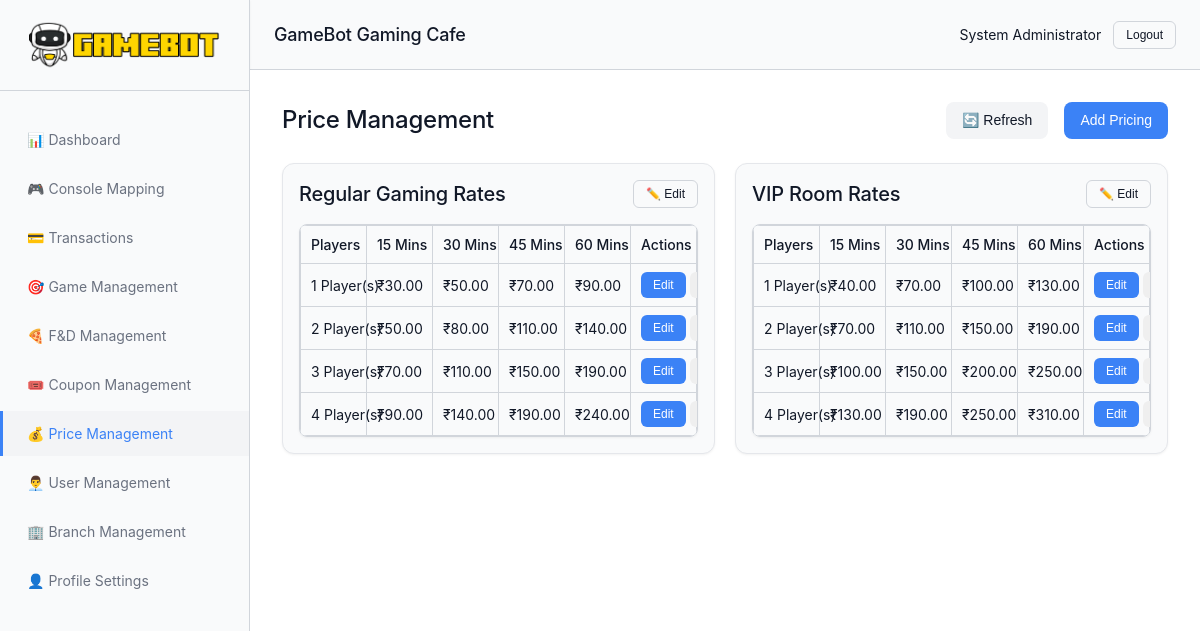
/pages/pricing.php (signed in), run on the app's committed database.
### tables this page shows
CREATE TABLE `users` (
  `id` int(11) NOT NULL,
  `full_name` varchar(255) NOT NULL,
  `username` varchar(100) NOT NULL,
  `email` varchar(255) NOT NULL,
  `phone` varchar(20) DEFAULT NULL,
  `password` varchar(255) NOT NULL,
  `role` enum('Admin','Manager','Staff') NOT NULL DEFAULT 'Staff',
  `branch_id` int(11) DEFAULT 1,
  `status` enum('Active','Inactive') NOT NULL DEFAULT 'Active',
  `created_at` timestamp NOT NULL DEFAULT current_timestamp(),
  `updated_at` timestamp NOT NULL DEFAULT current_timestamp() ON UPDATE current_timestamp()
);

CREATE TABLE `pricing` (
  `id` int(11) NOT NULL,
  `rate_type` enum('regular','vip') NOT NULL,
  `player_count` int(11) NOT NULL,
  `duration_15` decimal(10,2) DEFAULT NULL,
  `duration_30` decimal(10,2) DEFAULT NULL,
  `duration_45` decimal(10,2) DEFAULT NULL,
  `duration_60` decimal(10,2) DEFAULT NULL,
  `branch_id` int(11) DEFAULT 1,
  `updated_at` timestamp NOT NULL DEFAULT current_timestamp() ON UPDATE current_timestamp()
);

### config/auth.php (called while the page is built, shortened)
<?php
class Auth
{
    public static function check()
    {
        return isset($_SESSION['user_id']) && isset($_SESSION['user_email']);
    }
    public static function userId()
    {
        return $_SESSION['user_id'] ?? null;
    }
    public static function user()
    {
        $db = getDB();
        $userId = self::userId();
        $stmt = $db->prepare("SELECT id, full_name, username, email, phone, role, branch_id, status FROM users WHERE id = ? LIMIT 1");
        $stmt->bind_param("i", $userId);
        $stmt->execute();
        $result = $stmt->get_result();
        if ($result->num_rows > 0) {
            return $result->fetch_assoc();
        }
        return null;
    }
    public static function hasRole($role)
    {
        $userRole = $_SESSION['user_role'] ?? '';
        if ($role === 'Admin') {
            return $userRole === 'Admin';
        } elseif ($role === 'Manager') {
            return in_array($userRole, ['Admin', 'Manager']);
        } elseif ($role === 'Staff') {
            return in_array($userRole, ['Admin', 'Manager', 'Staff']);
        }
        return false;
    }
}

### pages/pricing.php (the view, shortened to what this page needs)
<?php
$currentPage = 'pricing';
require_once __DIR__ . '/../includes/header.php';
$db = getDB();
$regularPricing = [];
$vipPricing = [];
$stmt = $db->prepare("SELECT * FROM pricing WHERE rate_type = 'regular' ORDER BY player_count ASC");
$stmt->execute();
$result = $stmt->get_result();
while ($row = $result->fetch_assoc()) {
    $regularPricing[] = $row;
}
$stmt = $db->prepare("SELECT * FROM pricing WHERE rate_type = 'vip' ORDER BY player_count ASC");
$stmt->execute();
$result = $stmt->get_result();
while ($row = $result->fetch_assoc()) {
    $vipPricing[] = $row;
}
?>
<section id="price-management" class="content-section active">
    <div class="section-header">
        <h2 class="section-title">Price Management</h2>
        <div class="header-actions">
            <button id="refresh-pricing-btn" class="btn btn--secondary">🔄 Refresh</button>
            <?php if (Auth::hasRole('Admin') || Auth::hasRole('Manager')): ?>
                <button id="add-pricing-btn" class="btn btn--primary">Add Pricing</button>
            <?php endif; ?>
        </div>
    </div>
    <div class="pricing-management-grid" id="pricing-grid">
        <div class="card">
            <div class="card__body">
                <div class="pricing-section-header">
                    <h3>Regular Gaming Rates</h3>
                    <button class="btn btn--sm btn--outline" onclick="editRegularRates()">✏️ Edit</button>
                </div>
                <div class="pricing-table">
                    <table class="data-table">
                        <thead>
                            <tr>
                                <th>Players</th>
                                <th>15 Mins</th>
                                <th>30 Mins</th>
                                <th>45 Mins</th>
                                <th>60 Mins</th>
                                <th>Actions</th>
                            </tr>
                        </thead>
                        <tbody id="regular-pricing">
                            <?php foreach ($regularPricing as $rate): ?>
                                <tr>
                                    <td><?php echo $rate['player_count']; ?> Player(s)</td>
                                    <td>₹<?php echo number_format($rate['duration_15'], 2); ?></td>
                                    <td>₹<?php echo number_format($rate['duration_30'], 2); ?></td>
                                    <td>₹<?php echo number_format($rate['duration_45'], 2); ?></td>
                                    <td>₹<?php echo number_format($rate['duration_60'], 2); ?></td>
                                    <td>
                                        <?php if (Auth::hasRole('Admin') || Auth::hasRole('Manager')): ?>
                                            <button class="btn btn--sm btn--primary" onclick="editPricingEntry(<?php echo $rate['id']; ?>)">Edit</button>
                                            <button class="btn btn--sm btn--danger" onclick="deletePricingEntry(<?php echo $rate['id']; ?>)">Delete</button>
                                        <?php endif; ?>
                                    </td>
                                </tr>
                            <?php endforeach; ?>
                        </tbody>
                    </table>
                </div>
            </div>
        </div>
        <div class="card">
            <div class="card__body">
                <div class="pricing-section-header">
                    <h3>VIP Room Rates</h3>
                    <button class="btn btn--sm btn--outline" onclick="editVipRates()">✏️ Edit</button>
                </div>
                <div class="pricing-table">
                    <table class="data-table">
                        <thead>
                            <tr>
                                <th>Players</th>
                                <th>15 Mins</th>
                                <th>30 Mins</th>
                                <th>45 Mins</th>
                                <th>60 Mins</th>
                                <th>Actions</th>
                            </tr>
                        </thead>
                        <tbody id="vip-pricing">
                            <?php foreach ($vipPricing as $rate): ?>
                                <tr>
                                    <td><?php echo $rate['player_count']; ?> Player(s)</td>
                                    <td>₹<?php echo number_format($rate['duration_15'], 2); ?></td>
                                    <td>₹<?php echo number_format($rate['duration_30'], 2); ?></td>
                                    <td>₹<?php echo number_format($rate['duration_45'], 2); ?></td>
                                    <td>₹<?php echo number_format($rate['duration_60'], 2); ?></td>
                                    <td>
                                        <?php if (Auth::hasRole('Admin') || Auth::hasRole('Manager')): ?>
                                            <button class="btn btn--sm btn--primary" onclick="editPricingEntry(<?php echo $rate['id']; ?>)">Edit</button>
                                            <button class="btn btn--sm btn--danger" onclick="deletePricingEntry(<?php echo $rate['id']; ?>)">Delete</button>
                                        <?php endif; ?>
                                    </td>
                                </tr>
                            <?php endforeach; ?>
                        </tbody>
                    </table>
                </div>
            </div>
        </div>
    </div>
</section>
<?php require_once __DIR__ . '/../includes/footer.php'; ?>

### includes/header.php (shortened to what this page needs)
<?php
require_once __DIR__ . '/../config/auth.php';
$currentUser = Auth::user();
?>
<!DOCTYPE html>
<html lang="en">
<head>
    <link rel="stylesheet" href="<?php echo SITE_URL; ?>/style.css">
</head>
<body>
    <div id="main-app" class="main-app">
        <header class="header">
            <div class="header-content">
                <h1 class="header-title"><?php echo SITE_NAME; ?></h1>
                <div class="header-actions">
                    <div class="user-info">
                        <span id="current-user"><?php echo htmlspecialchars($currentUser['full_name']); ?></span>
                        <button id="logout-btn" class="btn btn--outline btn--sm" onclick="logout()">Logout</button>
                    </div>
                </div>
            </div>
        </header>
        <nav class="sidebar">
            <div class="sidebar-logo">
                <img src="<?php echo SITE_URL; ?>/assets/logo.png" alt="GAMEBOT Logo" class="logo-img">
            </div>
            <ul class="nav-menu">
                <li><a href="<?php echo SITE_URL; ?>/pages/dashboard.php" class="nav-item <?php echo ($currentPage ?? '') === 'dashboard' ? 'active' : ''; ?>">📊 Dashboard</a></li>
                <li><a href="<?php echo SITE_URL; ?>/pages/console-mapping.php" class="nav-item <?php echo ($currentPage ?? '') === 'console-mapping' ? 'active' : ''; ?>">🎮 Console Mapping</a></li>
                <?php if (Auth::hasRole('Admin')): ?>
                    <li><a href="<?php echo SITE_URL; ?>/pages/transactions.php" class="nav-item <?php echo ($currentPage ?? '') === 'transactions' ? 'active' : ''; ?>">💳 Transactions</a></li>
                <?php endif; ?>
                <li><a href="<?php echo SITE_URL; ?>/pages/games.php" class="nav-item <?php echo ($currentPage ?? '') === 'games' ? 'active' : ''; ?>">🎯 Game Management</a></li>
                <li><a href="<?php echo SITE_URL; ?>/pages/fandd-management.php" class="nav-item <?php echo ($currentPage ?? '') === 'fandd-management' ? 'active' : ''; ?>">🍕 F&D Management</a></li>
                <li><a href="<?php echo SITE_URL; ?>/pages/coupons.php" class="nav-item <?php echo ($currentPage ?? '') === 'coupons' ? 'active' : ''; ?>">🎟️ Coupon Management</a></li>
                <li><a href="<?php echo SITE_URL; ?>/pages/pricing.php" class="nav-item <?php echo ($currentPage ?? '') === 'pricing' ? 'active' : ''; ?>">💰 Price Management</a></li>
                <?php if (Auth::hasRole('Admin')): ?>
                    <li><a href="<?php echo SITE_URL; ?>/pages/users.php" class="nav-item admin-only <?php echo ($currentPage ?? '') === 'users' ? 'active' : ''; ?>">👨‍💼 User Management</a></li>
                    <li><a href="<?php echo SITE_URL; ?>/pages/branches.php" class="nav-item admin-only <?php echo ($currentPage ?? '') === 'branches' ? 'active' : ''; ?>">🏢 Branch Management</a></li>
                <?php endif; ?>
                <li><a href="<?php echo SITE_URL; ?>/pages/profile.php" class="nav-item <?php echo ($currentPage ?? '') === 'profile' ? 'active' : ''; ?>">👤 Profile Settings</a></li>
            </ul>
        </nav>
        <main class="main-content">

### includes/footer.php (shortened to what this page needs)
</main>
</div>
</body>
</html>

### data on the page
users: full_name "System Administrator"
pricing: player_count "1", duration_15 "30.00", duration_30 "50.00", duration_45 "70.00", duration_60 "90.00"
pricing: player_count "2", duration_15 "50.00", duration_30 "80.00", duration_45 "110.00", duration_60 "140.00"
pricing: player_count "3", duration_15 "70.00", duration_30 "110.00", duration_45 "150.00", duration_60 "190.00"
pricing: player_count "4", duration_15 "90.00", duration_30 "140.00", duration_45 "190.00", duration_60 "240.00"
pricing: player_count "1", duration_15 "40.00", duration_30 "70.00", duration_45 "100.00", duration_60 "130.00"
pricing: player_count "2", duration_15 "70.00", duration_30 "110.00", duration_45 "150.00", duration_60 "190.00"
pricing: player_count "3", duration_15 "100.00", duration_30 "150.00", duration_45 "200.00", duration_60 "250.00"
pricing: player_count "4", duration_15 "130.00", duration_30 "190.00", duration_45 "250.00", duration_60 "310.00"

### other printed values
SITE_NAME "GameBot Gaming Cafe"
